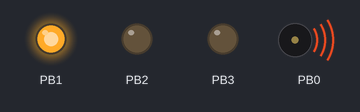
Simulated run of this sketch. Board: ATtiny85, built with avr-gcc and run on an emulated ATtiny85. Shown: output pins drawn as LEDs (lit = HIGH), buzzer (waves = sounding).

Above: at 0.1 s.
At 7.9 s:
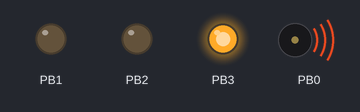
At 19.0 s:
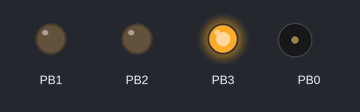
At 27.1 s:
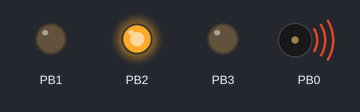
At 28.6 s:
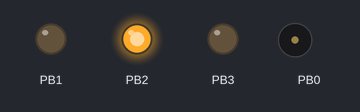
At 38.5 s:
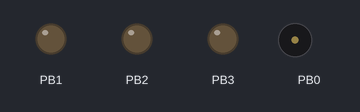
Timing chart, 0 to 40.0 s (numbered marks = the images above):
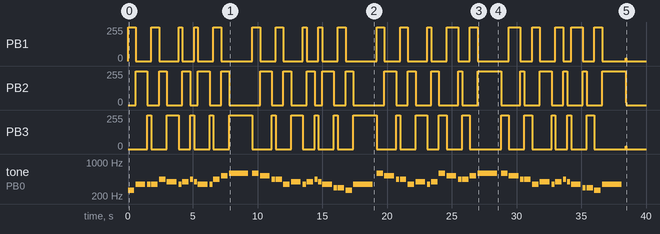

Measured:
- by itself, PB1: 255/255 → 0/255 at 0.60 s, → 255/255 1.2 s later, → 0/255 0.60 s later, → 255/255 1.5 s later, … (41 changes in this stretch)
- by itself, PB2: 255/255 → 0/255 at 1.5 s, → 255/255 0.90 s later, → 0/255 0.60 s later, → 255/255 1.2 s later, … (40 changes in this stretch)
- by itself, PB3: 255/255 → 0/255 at 1.8 s, → 255/255 1.2 s later, → 0/255 0.90 s later, → 255/255 0.90 s later, … (39 changes in this stretch)

The sketch:

Auld_Lang_Syne_attiny85.ino
```cpp
#include "pitches.h"
//#define button 3

int buttonPoll = 0;   //integer for button state

// notes in the melody
int melody[] =
{
  //AULD LANG SYNE - NOTES
  NOTE_C4, NOTE_F4, NOTE_F4, NOTE_F4, NOTE_A4, NOTE_G4, NOTE_F4, NOTE_G4,
  NOTE_A4, NOTE_G4, NOTE_F4, NOTE_F4, NOTE_A4, NOTE_C5, NOTE_D5,
  NOTE_D5, NOTE_C5, NOTE_A4, NOTE_A4, NOTE_F4, NOTE_G4, NOTE_F4, NOTE_G4,
  NOTE_A4, NOTE_G4, NOTE_F4, NOTE_D4, NOTE_D4, NOTE_C4, NOTE_F4,

  //Chorus - NOTES
  NOTE_D5, NOTE_C5, NOTE_A4, NOTE_A4, NOTE_F4, NOTE_G4, NOTE_F4, NOTE_G4,
  NOTE_D5, NOTE_C5, NOTE_A4, NOTE_A4, NOTE_C5, NOTE_D5,
  NOTE_D5, NOTE_C5, NOTE_A4, NOTE_A4, NOTE_F4, NOTE_G4, NOTE_F4, NOTE_G4,
  NOTE_A4, NOTE_G4, NOTE_F4, NOTE_D4, NOTE_D4, NOTE_C4, NOTE_F4
};
float noteDurations[] =
{
  //AULD LANG SYNE - RHYTHM
  //1 = 1 crochet beeat; 0.5 = 1 quaver beat; 2= 1 minum beat
  1, 1.5, 0.5, 1,
  1, 1.5, 0.5, 1,
  0.5, 0.5, 1.5, 0.5, 1,
  1, 3,
  1, 1.5, 0.5, 1,
  1, 1.5, 0.5, 1,
  0.5, 0.5, 1.5, 0.5, 1,
  1, 3,
  //AULD LANG SYNE CHORUS- RHYTHM
  1, 1.5, 0.5, 1,
  1, 1.5, 0.5, 1,
  1, 1.5, 0.5, 1,
  1, 3,
  1, 1.5, 0.5, 1,
  1, 1.5, 0.5, 1,
  0.5, 0.5, 1.5, 0.5, 1,
  1, 3
};
void setup()
{
  pinMode(PB1,OUTPUT);
  pinMode(PB2,OUTPUT);
  pinMode(PB3,OUTPUT);
  // iterate over the notes of the melody:
  for (int thisNote = 0; thisNote < sizeof(melody); thisNote++)
  {
    if(thisNote%3 == 1)
    {
      digitalWrite(PB1, LOW);
      digitalWrite(PB2, HIGH);
      digitalWrite(PB3, LOW);
    }
    else if(thisNote%3 == 2)
    {
      digitalWrite(PB1, LOW);
      digitalWrite(PB2, LOW);
      digitalWrite(PB3, HIGH);
    }
    else
    {
      digitalWrite(PB1, HIGH);
      digitalWrite(PB2, LOW);
      digitalWrite(PB3, LOW);
    }
    // to calculate the note duration, take one second multiplied by 500ms
    // tempo set at 500ms. change this value will change tempo
    int noteDuration = 500 * noteDurations[thisNote];
    tone(0, melody[thisNote], noteDuration);
    // to distinguish the notes, set a minimum time between them.
    // the note's duration + 30% seems to work well:
    int pauseBetweenNotes = noteDuration * 1.20;
    delay(pauseBetweenNotes);
    // stop the tone playing:
    noTone(0);
  }
  digitalWrite(PB1, LOW);
  digitalWrite(PB2, LOW);
  digitalWrite(PB3, LOW);
}
void loop() {
  // put your main code here, to run repeatedly:
}
```

pitches.h
```cpp
 #define NOTE_B0  31
 #define NOTE_C1  33
 #define NOTE_CS1 35
 #define NOTE_D1  37
 #define NOTE_DS1 39
 #define NOTE_E1  41
 #define NOTE_F1  44
 #define NOTE_FS1 46
 #define NOTE_G1  49
 #define NOTE_GS1 52
 #define NOTE_A1  55
 #define NOTE_AS1 58
 #define NOTE_B1  62
 #define NOTE_C2  65
 #define NOTE_CS2 69
 #define NOTE_D2  73
 #define NOTE_DS2 78
 #define NOTE_E2  82
 #define NOTE_F2  87
 #define NOTE_FS2 93
 #define NOTE_G2  98
 #define NOTE_GS2 104
 #define NOTE_A2  110
 #define NOTE_AS2 117
 #define NOTE_B2  123
 #define NOTE_C3  131
 #define NOTE_CS3 139
 #define NOTE_D3  147
 #define NOTE_DS3 156
 #define NOTE_E3  165
 #define NOTE_F3  175
 #define NOTE_FS3 185
 #define NOTE_G3  196
 #define NOTE_GS3 208
 #define NOTE_A3  220
 #define NOTE_AS3 233
 #define NOTE_B3  247
 #define NOTE_C4  262
 #define NOTE_CS4 277
 #define NOTE_D4  294
 #define NOTE_DS4 311
 #define NOTE_E4  330
 #define NOTE_F4  349
 #define NOTE_FS4 370
 #define NOTE_G4  392
 #define NOTE_GS4 415
 #define NOTE_A4  440
 #define NOTE_AS4 466
 #define NOTE_B4  494
 #define NOTE_C5  523
 #define NOTE_CS5 554
 #define NOTE_D5  587
 #define NOTE_DS5 622
 #define NOTE_E5  659
 #define NOTE_F5  698
 #define NOTE_FS5 740
 #define NOTE_G5  784
 #define NOTE_GS5 831
 #define NOTE_A5  880
 #define NOTE_AS5 932
 #define NOTE_B5  988
 #define NOTE_C6  1047
 #define NOTE_CS6 1109
 #define NOTE_D6  1175
 #define NOTE_DS6 1245
 #define NOTE_E6  1319
 #define NOTE_F6  1397
 #define NOTE_FS6 1480
 #define NOTE_G6  1568
 #define NOTE_GS6 1661
 #define NOTE_A6  1760
 #define NOTE_AS6 1865
 #define NOTE_B6  1976
 #define NOTE_C7  2093
 #define NOTE_CS7 2217
 #define NOTE_D7  2349
 #define NOTE_DS7 2489
 #define NOTE_E7  2637
 #define NOTE_F7  2794
 #define NOTE_FS7 2960
 #define NOTE_G7  3136
 #define NOTE_GS7 3322
 #define NOTE_A7  3520
 #define NOTE_AS7 3729
 #define NOTE_B7  3951
 #define NOTE_C8  4186
 #define NOTE_CS8 4435
 #define NOTE_D8  4699
 #define NOTE_DS8 4978
```
